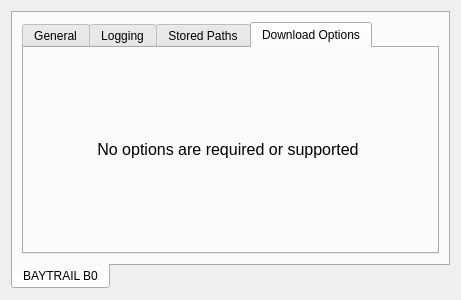
<?xml version="1.0" encoding="UTF-8"?>
<ui version="4.0">
 <class>XfstkDldrPluginOptionsInterface</class>
 <widget class="QWidget" name="XfstkDldrPluginOptionsInterface">
  <property name="geometry">
   <rect>
    <x>0</x>
    <y>0</y>
    <width>461</width>
    <height>300</height>
   </rect>
  </property>
  <property name="windowTitle">
   <string>Form</string>
  </property>
  <layout class="QGridLayout" name="gridLayout_2">
   <item row="0" column="0">
    <layout class="QGridLayout" name="gridLayout">
     <item row="0" column="0">
      <widget class="QTabWidget" name="OptionsInterface">
       <property name="tabPosition">
        <enum>QTabWidget::South</enum>
       </property>
       <property name="currentIndex">
        <number>0</number>
       </property>
       <widget class="QWidget" name="tab">
        <attribute name="title">
         <string>BAYTRAIL B0</string>
        </attribute>
        <layout class="QGridLayout" name="gridLayout_4">
         <item row="0" column="0">
          <widget class="QTabWidget" name="tabWidget">
           <property name="currentIndex">
            <number>3</number>
           </property>
           <widget class="QWidget" name="tab_5">
            <attribute name="title">
             <string>General</string>
            </attribute>
            <layout class="QGridLayout" name="gridLayout_12">
             <item row="0" column="0">
              <layout class="QGridLayout" name="gridLayout_11">
               <item row="0" column="0">
                <widget class="QGroupBox" name="groupBox_2">
                 <property name="title">
                  <string>Provision Count</string>
                 </property>
                 <layout class="QGridLayout" name="gridLayout_13">
                  <item row="0" column="0">
                   <layout class="QGridLayout" name="gridLayout_8">
                    <item row="0" column="0">
                     <widget class="QCheckBox" name="ProvisionCountEnabled">
                      <property name="text">
                       <string>Display Provisions Attempted Count</string>
                      </property>
                     </widget>
                    </item>
                    <item row="0" column="1">
                     <widget class="QPushButton" name="ResetProvisionCount">
                      <property name="text">
                       <string>Reset Count</string>
                      </property>
                     </widget>
                    </item>
                   </layout>
                  </item>
                 </layout>
                </widget>
               </item>
              </layout>
             </item>
             <item row="2" column="0">
              <spacer name="verticalSpacer_3">
               <property name="orientation">
                <enum>Qt::Vertical</enum>
               </property>
               <property name="sizeHint" stdset="0">
                <size>
                 <width>20</width>
                 <height>40</height>
                </size>
               </property>
              </spacer>
             </item>
            </layout>
           </widget>
           <widget class="QWidget" name="tab_4">
            <attribute name="title">
             <string>Logging</string>
            </attribute>
            <layout class="QGridLayout" name="gridLayout_10">
             <item row="0" column="0">
              <layout class="QGridLayout" name="gridLayout_9">
               <item row="0" column="0">
                <widget class="QCheckBox" name="EnableLogging">
                 <property name="text">
                  <string>Log Debug Output to a File</string>
                 </property>
                </widget>
               </item>
               <item row="1" column="0">
                <widget class="QLabel" name="label_7">
                 <property name="text">
                  <string>Log Directory</string>
                 </property>
                </widget>
               </item>
               <item row="2" column="0">
                <widget class="QLineEdit" name="LoggingPath"/>
               </item>
               <item row="2" column="1">
                <widget class="QToolButton" name="BrowseLoggingPath">
                 <property name="text">
                  <string>...</string>
                 </property>
                </widget>
               </item>
              </layout>
             </item>
             <item row="1" column="0">
              <widget class="QPushButton" name="RestoreDefaultLogPath">
               <property name="text">
                <string>Restore Default Directory</string>
               </property>
              </widget>
             </item>
             <item row="2" column="0">
              <spacer name="verticalSpacer_2">
               <property name="orientation">
                <enum>Qt::Vertical</enum>
               </property>
               <property name="sizeHint" stdset="0">
                <size>
                 <width>20</width>
                 <height>40</height>
                </size>
               </property>
              </spacer>
             </item>
            </layout>
           </widget>
           <widget class="QWidget" name="tab_2">
            <attribute name="title">
             <string>Stored Paths</string>
            </attribute>
            <layout class="QGridLayout" name="gridLayout_5">
             <item row="0" column="0">
              <layout class="QGridLayout" name="gridLayout_3">
               <item row="0" column="1">
                <widget class="QLineEdit" name="IFWIPath">
                 <property name="text">
                  <string>N/A</string>
                 </property>
                 <property name="readOnly">
                  <bool>true</bool>
                 </property>
                </widget>
               </item>
               <item row="0" column="0">
                <widget class="QLabel" name="label_2">
                 <property name="text">
                  <string>IFWI:</string>
                 </property>
                </widget>
               </item>
              </layout>
             </item>
             <item row="1" column="0">
              <widget class="QPushButton" name="ClearAllStoredPaths">
               <property name="text">
                <string>Clear FW Image Path</string>
               </property>
              </widget>
             </item>
            </layout>
           </widget>
           <widget class="QWidget" name="tab_3">
            <attribute name="title">
             <string>Download Options</string>
            </attribute>
            <layout class="QGridLayout" name="gridLayout_7">
             <item row="0" column="0">
              <layout class="QGridLayout" name="gridLayout_6">
               <property name="rightMargin">
                <number>5</number>
               </property>
               <item row="0" column="0">
                <widget class="QLabel" name="label_6">
                 <property name="text">
                  <string>&lt;!DOCTYPE HTML PUBLIC &quot;-//W3C//DTD HTML 4.0//EN&quot; &quot;http://www.w3.org/TR/REC-html40/strict.dtd&quot;&gt;
&lt;html&gt;&lt;head&gt;&lt;meta name=&quot;qrichtext&quot; content=&quot;1&quot; /&gt;&lt;style type=&quot;text/css&quot;&gt;
p, li { white-space: pre-wrap; }
&lt;/style&gt;&lt;/head&gt;&lt;body style=&quot; font-family:'MS Shell Dlg 2'; font-size:7.8pt; font-weight:400; font-style:normal;&quot;&gt;
&lt;p align=&quot;center&quot; style=&quot; margin-top:0px; margin-bottom:0px; margin-left:0px; margin-right:0px; -qt-block-indent:0; text-indent:0px;&quot;&gt;&lt;span style=&quot; font-size:12pt;&quot;&gt;No options are required or supported&lt;/span&gt;&lt;/p&gt;&lt;/body&gt;&lt;/html&gt;</string>
                 </property>
                </widget>
               </item>
              </layout>
             </item>
            </layout>
           </widget>
          </widget>
         </item>
        </layout>
       </widget>
      </widget>
     </item>
    </layout>
   </item>
  </layout>
 </widget>
 <resources/>
 <connections/>
</ui>
